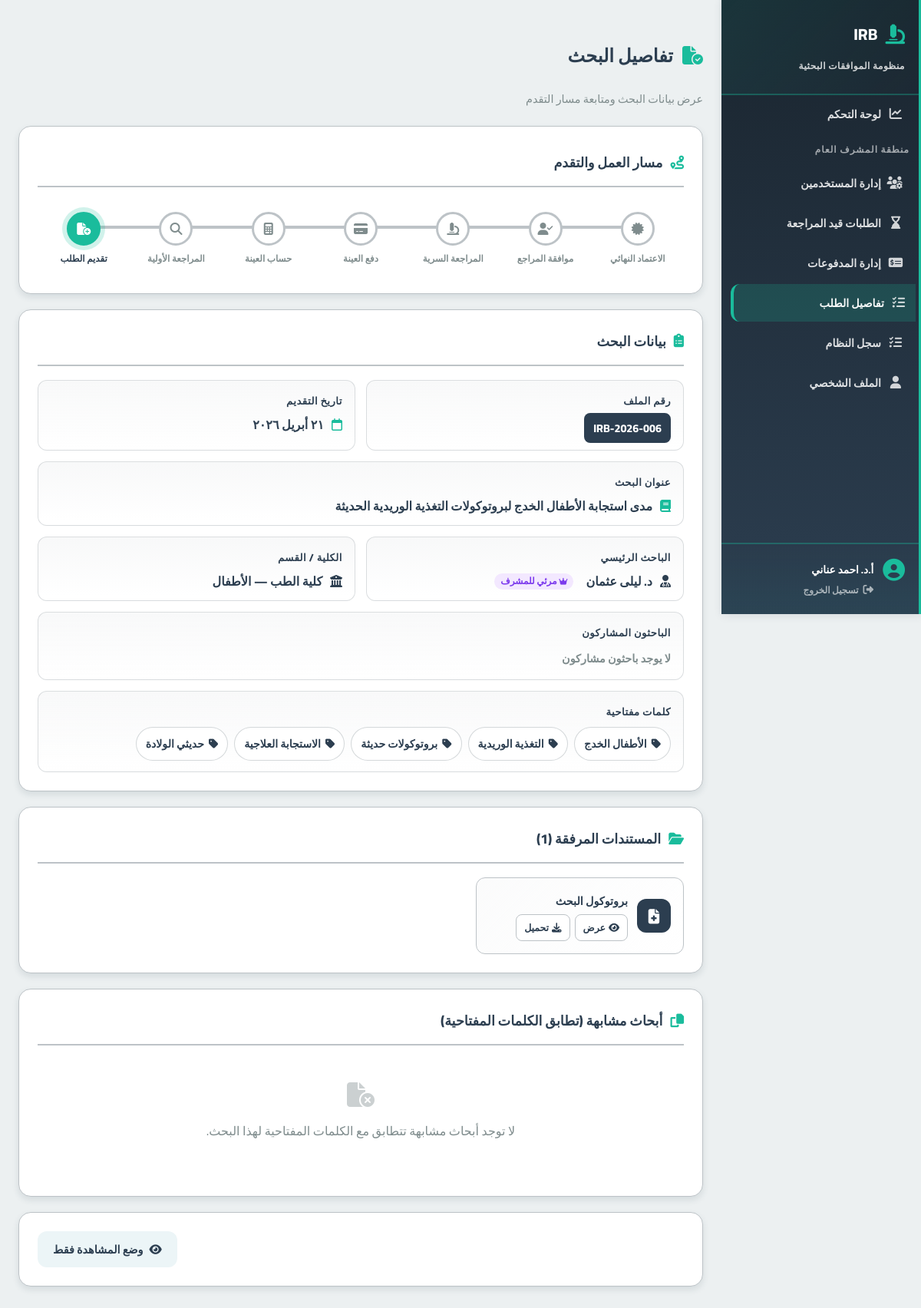
The app's page /features/admin/application_details.php?id=6&student_id=2 (signed in) with its own data.
### tables this page shows
CREATE TABLE applications (
    id INT AUTO_INCREMENT PRIMARY KEY,
    student_id INT,
    serial_number VARCHAR(50) UNIQUE,
    title TEXT,
    principal_investigator VARCHAR(255),
    co_investigators JSON,
    current_stage ENUM(
        'pending_admin', 'awaiting_initial_payment', 'awaiting_sample_calc',
        'awaiting_sample_payment', 'under_review','approved_by_reviewer','approved', 'rejected'
    ) DEFAULT 'pending_admin',
    is_blinded BOOLEAN DEFAULT TRUE,
    created_at TIMESTAMP DEFAULT CURRENT_TIMESTAMP,
    updated_at TIMESTAMP DEFAULT CURRENT_TIMESTAMP ON UPDATE CURRENT_TIMESTAMP,
    FOREIGN KEY (student_id) REFERENCES users(id) ON DELETE CASCADE,
    INDEX(student_id),
    INDEX(current_stage)
);

CREATE TABLE users (
    id INT AUTO_INCREMENT PRIMARY KEY,
    role ENUM('student','admin','sample_officer','reviewer','manager','super_admin') NOT NULL,
    full_name VARCHAR(255),
    email VARCHAR(255) UNIQUE,
    password_hash VARCHAR(255),
    national_id VARCHAR(20),
    phone_number VARCHAR(20),
    faculty VARCHAR(150),
    department VARCHAR(150),
    id_front_url VARCHAR(255),
    id_back_url VARCHAR(255),
    is_active BOOLEAN DEFAULT FALSE,
    created_at TIMESTAMP DEFAULT CURRENT_TIMESTAMP
);

CREATE TABLE documents (
    id INT AUTO_INCREMENT PRIMARY KEY,
    application_id INT,
    document_type ENUM(
        'research','protocol', 'conflict_of_interest', 'irb_checklist',
        'pi_consent', 'patient_consent', 'photos_biopsies_consent' ,'protocol_review_app'
    ) NOT NULL, 
    file_path VARCHAR(255),
    uploaded_at TIMESTAMP DEFAULT CURRENT_TIMESTAMP,
    FOREIGN KEY (application_id) REFERENCES applications(id) ON DELETE CASCADE
);

### features/admin/application_details.php (the view, shortened to what the rows shown need)
<?php
$is_super_admin = ($_SESSION['role'] === 'super_admin');
require_once __DIR__ . '/../../classes/Applications.php';
require_once __DIR__ . '/../../includes/irb_helpers.php';
$appObj = new Applications();
$app_id = intval($_GET['id']);
$app_student_id = intval($_GET['student_id']);
$app = $appObj->getApplicationFullDetails($app_id, $app_student_id);
$documents = $appObj->getApplicationDocuments($app_id);
$docLabels = [
    'research' => ['ملف البحث', 'fa-file-lines', '#2c3e50'],
    'protocol' => ['بروتوكول البحث', 'fa-file-medical', '#2c3e50'],
    'conflict_of_interest' => ['إقرار تعارض المصالح', 'fa-handshake-angle', '#e67e22'],
    'irb_checklist' => ['قائمة فحص IRB', 'fa-list-check', '#1abc9c'],
    'pi_consent' => ['موافقة الباحث الرئيسي', 'fa-user-pen', '#3498db'],
    'patient_consent' => ['نموذج موافقة المرضى', 'fa-clipboard-user', '#9b59b6'],
    'photos_biopsies_consent' => ['موافقة الصور والعينات', 'fa-camera', '#e74c3c'],
    'protocol_review_app' => ['نموذج مراجعة البروتوكول', 'fa-file-shield', '#16a085'],
];
?>
<!DOCTYPE html>
<html lang="ar" dir="rtl">
<head>
    <link rel="stylesheet" href="https://cdnjs.cloudflare.com/ajax/libs/font-awesome/6.4.0/css/all.min.css">
    <link rel="stylesheet" href="/irb-digital-system/includes/style.css">
    <link rel="stylesheet" href="/irb-digital-system/assets/css/global.css">
</head>
<body>
    <?php include __DIR__ . '/../../includes/sidebar.php'; ?>
    <div class="content">
        <h2 class="page-title"><i class="fa-solid fa-file-circle-check"></i> تفاصيل البحث</h2>
        <div class="card">
            <div class="summary-grid">
                <div class="info-group"><span class="info-label">رقم الملف</span><span class="badge-serial"><?= htmlspecialchars($app['serial_number']) ?></span></div>
                <div class="info-group"><span class="info-label">تاريخ التقديم</span><div class="info-value"><i class="fa-regular fa-calendar" style="color:var(--accent-base)"></i> <?= htmlspecialchars(irb_format_arabic_date($app['created_at'])) ?></div></div>
                <div class="info-group wide-group"><span class="info-label">عنوان البحث</span><div class="info-value"><i class="fa-solid fa-book" style="color:var(--accent-base)"></i> <?= htmlspecialchars($app['title']) ?></div></div>
                <div class="info-group">
                    <span class="info-label">الباحث الرئيسي</span>
                    <div class="info-value">
                        <i class="fa-solid fa-user-doctor" style="color:var(--primary-base)"></i>
                         <?php if($is_super_admin): ?>
                            <?= htmlspecialchars($app['principal_investigator']) ?>
                            <span style="background:#f3e8ff;color:#7c3aed;padding:2px 8px;border-radius:999px;font-size:0.75rem;font-weight:700;margin-right:6px;">
                        <i class="fa-solid fa-crown" style="font-size:10px"></i>
                           مرئي للمشرف
                     </span>
                         <?php else: ?>
                           <?= htmlspecialchars($app['principal_investigator']) ?>
                         <?php endif; ?>
                    </div>
                </div>
                <div class="info-group"><span class="info-label">الكلية / القسم</span><div class="info-value"><i class="fa-solid fa-building-columns" style="color:var(--primary-base)"></i> <?= !empty($app['faculty']) ? htmlspecialchars($app['faculty']) : 'غير متوفر' ?> — <?= !empty($app['department']) ? htmlspecialchars($app['department']) : '' ?></div></div>
            </div>
        </div>
        <div class="card">
            <?php if (empty($documents)): ?>
                <div class="no-docs"><i class="fa-solid fa-file-circle-xmark"></i><p>لا توجد مستندات مرفقة</p></div>
            <?php else: ?>
                <div class="docs-grid">
                    <?php foreach ($documents as $doc):
                        $type = $doc['document_type'];
                        $label = $docLabels[$type] ?? [$type, 'fa-file', '#7f8c8d'];
                    ?>
                        <div class="doc-card">
                            <div class="doc-icon" style="background:<?= $label[2] ?>"><i class="fa-solid <?= $label[1] ?>"></i></div>
                            <div class="doc-info">
                                <div class="doc-name"><?= htmlspecialchars($label[0]) ?></div>
                                <div class="doc-actions">
                                    <a href="/irb-digital-system/<?= htmlspecialchars($doc['file_path']) ?>" target="_blank" class="doc-btn"><i class="fa-solid fa-eye"></i> عرض</a>
                                    <a href="/irb-digital-system/<?= htmlspecialchars($doc['file_path']) ?>" download class="doc-btn"><i class="fa-solid fa-download"></i> تحميل</a>
                                </div>
                            </div>
                        </div>
                    <?php endforeach; ?>
                </div>
            <?php endif; ?>
        </div>
    </div>
</body>
</html>

### records on screen
applications: serial_number "IRB-2026-006", created_at "٢١ أبريل ٢٠٢٦", title "مدى استجابة الأطفال الخدج لبروتوكولات التغذية الوريدية الحديثة", principal_investigator "د. ليلى عثمان", student.faculty "كلية الطب", student.department "الأطفال"
documents: document_type "بروتوكول البحث"

### other values on screen
mb_substr($_SESSION['full_name'], 0, 20, 'UTF-8') "أ.د. احمد عناني"
$stageNames[$i] "الاعتماد النهائي"
$stageNames[$i] "موافقة المراجع"
$stageNames[$i] "المراجعة السرية"
$stageNames[$i] "دفع العينة"
$stageNames[$i] "حساب العينة"
$stageNames[$i] "المراجعة الأولية"
$stageNames[$i] "تقديم الطلب"
$kw "الأطفال الخدج"
$kw "التغذية الوريدية"
$kw "بروتوكولات حديثة"
$kw "الاستجابة العلاجية"
$kw "حديثي الولادة"
count($documents) "1"
